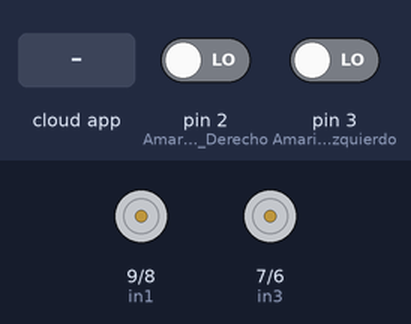
Recording of a sketch running on a simulated Arduino Uno, built with avr-gcc and run on an emulated ATmega328P. Parts: motor-driver pin pairs drawn as motors (green arrow = first pin HIGH = forward, orange = second pin HIGH = backward, longer = more drive, scaled by the enable pin). The inputs (shaded band) are chosen by the test bench; at power-on: pin 2 (Amarillo_Derecho) LOW, pin 3 (Amarillo_Izquierdo) LOW. The ROS host is connected and sends only what is stated.

Above: at 1.2 s.
1.3 s: the phone or cloud app sets linear.x to -100
At 2.5 s:
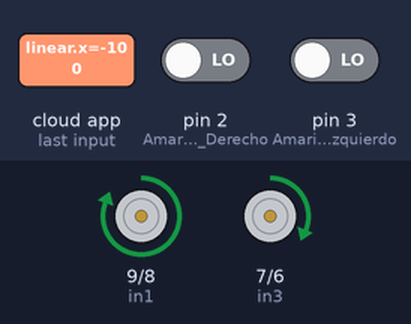
2.8 s: the phone or cloud app sets angular.z to -100
At 3.8 s:
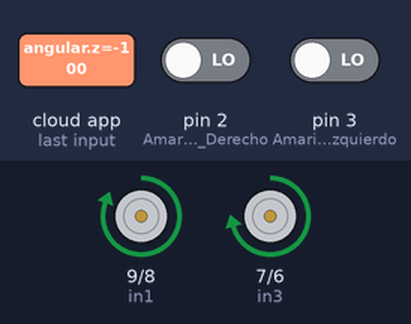
4.3 s: the phone or cloud app sets linear.x to 0
At 5.0 s:
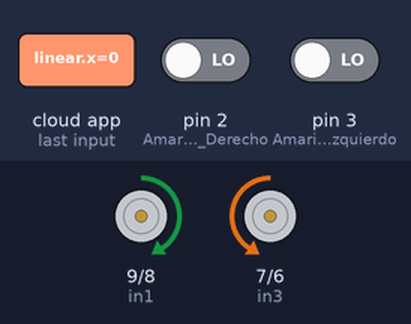
5.8 s: the phone or cloud app sets angular.z to 100
At 6.2 s:
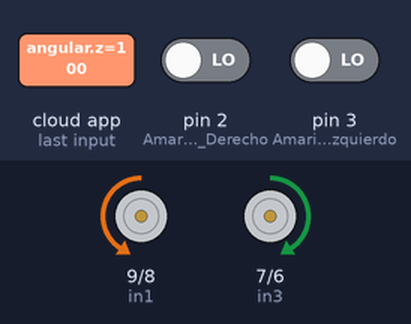
7.3 s: the phone or cloud app sets linear.x to 100
At 8.5 s:
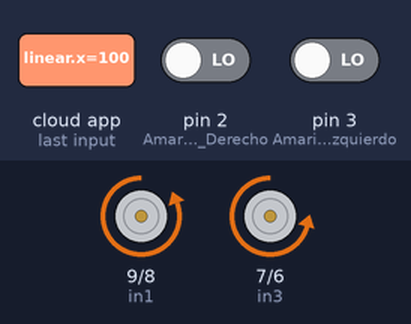
8.8 s: the phone or cloud app sets angular.z to 0
At 9.7 s:
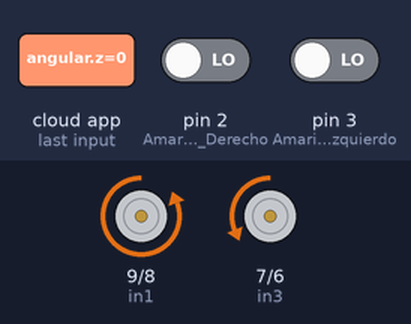
Timing chart, 0 to 11.3 s (numbered marks = the images above; inputs shaded):
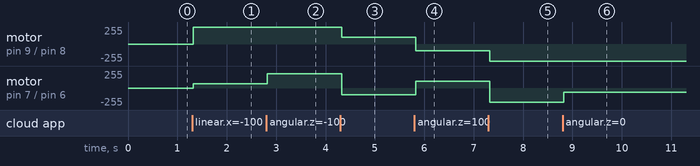

The sketch:

Comunicacion_Rosserial_solo_movimiento.ino
```cpp
/*
Este codigo solo funciona correctamente al enviar datos desde ROS. Sin embargo, falta agregar la parte de PID y la tranformacion correcta de los datos
desde ROS a los movimientos de los motores.
*/
/////LIBRERIAS ////
#include "PinChangeInterrupt.h"
#include <ros.h>
#include <std_msgs/Float32.h>
#include <geometry_msgs/Twist.h>


//// NODO DE ROS /////
ros::NodeHandle nh;
////// Pines del L298N///////
//Pines direccion derecha
int in1=9;
int in2=8;
// Pines direccion izquierda
int in3=7;
int in4=6;
// Pin control de velocidad derecha
int ena=10;
// Pin control de velocidad izquierda
int enb=11;
//////// PINES ENCODER///////
// Pines Encoder Rueda Derecha
const int    Amarillo_Derecho = 2; // Entrada de la señal A del encoder.
const int    Verde_Derecho = 4; // Entrada de la señal B del encoder.
// Pines Encoder Rueda Izquierda/////
const int    Amarillo_Izquierdo = 3; // Entrada de la señal A del encoder.
const int    Verde_Izquierdo = 5; // Entrada de la señal B del encoder.

///// Valor PWM/////
int cvDerecho=0;
int cvIzquierdo=0;

/// DATOS PARA LECTURA DE ENCODER////
volatile long  nDerecho = 0;
volatile long  nIzquierdo = 0;

bool Direction_derecha=false;
bool Direction_izquierda=false;

//// CONTROL DEL TIEMPO /////
unsigned long lastTime = 0;  // Tiempo anterior
unsigned long sampleTime = 30;  // Tiempo de muestreo
long currentMillis = 0;

//// VARIABLES PARA TRANFORMAR VELOCIDADES DEL CMD A VELOCIDADES DE CADA RUEDA ///
double wDerecha=0.0;
double wIzquierda=0.0;
const double R = 0.24; // radio de la llanta
const double d = 0.25; // Distancia entre llantas

/// VARIABLE PARA RECIBOR TOPICO CMD_VEL ///
double lastCmdVelReceived=0.0;
double linear=0.0;
double angular=0.0;

/// FUNCION QUE RECIBE EL TIPICO CMD_VEL////
void recibe_cmd(const geometry_msgs::Twist& cmdVel){
  //Almacena el ultimo comando cmd_vel recibido
  lastCmdVelReceived = (millis()/1000);

  ///VALORES PARA ALMACENAR DATOS ENVIADOS DESDE EL CMD_VEL////
  // Variable para la velocidad linear en x
  linear= cmdVel.linear.x ;
  // Variable para la velocidad angular en z
  angular= cmdVel.angular.z ;

}

void velocityMotor(double linear, double angular)
{
 wDerecha = (linear+(d*angular/2))/R;
 wIzquierda = (linear-(d*angular/2))/R;
}

void mover (){
    cvDerecho=wDerecha*200;
    cvIzquierdo=wIzquierda*200;
    if (cvDerecho > 0) {
      anticlockwise(in1, in2, ena, cvDerecho);
    } else {
      clockwise(in1, in2, ena, abs(cvDerecho));
    }

    if (cvIzquierdo > 0) {
      anticlockwise(in3, in4, enb, cvIzquierdo);
    } else {
      clockwise(in3, in4, enb, abs(cvIzquierdo));
    }
}
ros::Subscriber<geometry_msgs::Twist> subCmdVel("cmd_vel", &recibe_cmd );

void setup()
{
  Serial.begin(9600);

  /////// DEFINICION DE LOS MODOS DE LOS PINES //////
  // Pines de los Encoder derecho
  pinMode(Amarillo_Derecho, INPUT);
  pinMode(Verde_Derecho, INPUT);
  // Pines de los Encoder izquierdo
  pinMode(Amarillo_Izquierdo, INPUT);
  pinMode(Verde_Izquierdo, INPUT);
  // Pines del L298N
  pinMode(in1,OUTPUT);
  pinMode(in2,OUTPUT);
  pinMode(in3,OUTPUT);
  pinMode(in4,OUTPUT);
  pinMode(ena,OUTPUT);
  pinMode(enb,OUTPUT);
  //// INTERRUPCIONES (Se generan en los pines de la Señal A)//////
  attachInterrupt(digitalPinToInterrupt(Amarillo_Derecho), right_wheel_pulse, RISING);
  attachInterrupt(digitalPinToInterrupt(Amarillo_Izquierdo), left_wheel_pulse, RISING);

  ////CREACION DE SUSCRIPTOR////
  // Velocidad a la que se comunica Ros
  nh.getHardware()->setBaud(115200);
  nh.initNode();
  nh.subscribe(subCmdVel);
  lastTime = millis();
}

void loop() {
  nh.spinOnce();
  currentMillis = millis();

  if (currentMillis - lastTime >= sampleTime){
    //Serial.println("Actualizando velocidad...");
    lastTime = currentMillis;
    velocityMotor(linear, angular);
    //cvDerecho = map(wDerecha, 0.0, 0.5, 0, 255);
    //cvIzquierdo = map(wIzquierda, 0.0, 0.5, 0, 255);

  }
mover();
}
void clockwise(int pin1, int pin2,int analogPin, int pwm)
{
  digitalWrite(pin1, HIGH);
  digitalWrite(pin2, LOW);
  analogWrite(analogPin,pwm);
}

void anticlockwise(int pin1, int pin2,int analogPin, int pwm)
{
  digitalWrite(pin1, LOW);
  digitalWrite(pin2, HIGH);
  analogWrite(analogPin,pwm);
}

void right_wheel_pulse() {
  int val_derecho = digitalRead(Verde_Derecho);

  if(val_derecho == LOW) {
    Direction_derecha = false; // Reverse
  }
  else {
    Direction_derecha = true; // Forward
  }

  if (Direction_derecha) {
    nDerecho++;
  }
  else {
    nDerecho--;
  }
}

void left_wheel_pulse() {
  int val_izquierdo = digitalRead(Verde_Izquierdo);

  if(val_izquierdo == LOW) {
    Direction_izquierda = false; // Reverse
  }
  else {
    Direction_izquierda = true; // Forward
  }

  if (Direction_izquierda) {
    nIzquierdo--;
  }
  else {
    nIzquierdo++;
  }
}
```

Measured:
- after the input at 1.3 s, motor on pin 9 (in1) / pin 8 (in2): stopped → forward 255/255 at once; motor on pin 7 (in3) / pin 6 (in4): stopped → forward 65/255 at once
- after the input at 2.8 s, motor on pin 7 (in3) / pin 6 (in4): forward 65/255 → forward 217/255 at once
- after the input at 4.3 s, motor on pin 9 (in1) / pin 8 (in2): forward 255/255 → forward 104/255 at once; motor on pin 7 (in3) / pin 6 (in4): forward 217/255 → backward 104/255 at once
- after the input at 5.8 s, motor on pin 9 (in1) / pin 8 (in2): forward 104/255 → backward 104/255 at once; motor on pin 7 (in3) / pin 6 (in4): backward 104/255 → forward 104/255 at once
- after the input at 7.3 s, motor on pin 9 (in1) / pin 8 (in2): backward 104/255 → backward 255/255 at once; motor on pin 7 (in3) / pin 6 (in4): forward 104/255 → backward 217/255 at once
- after the input at 8.8 s, motor on pin 7 (in3) / pin 6 (in4): backward 217/255 → backward 65/255 at once
